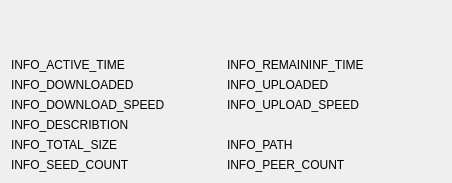
               <widget class="QWidget" name="tab">
                <property name="mouseTracking">
                 <bool>true</bool>
                </property>
                <attribute name="title">
                 <string>TAB_INFO</string>
                </attribute>
                <layout class="QGridLayout" name="gridLayout_4" columnminimumwidth="50,50,50,50,15">
                 <item row="3" column="0">
                  <widget class="QLabel" name="label_2">
                   <property name="text">
                    <string>INFO_DOWNLOADED</string>
                   </property>
                  </widget>
                 </item>
                 <item row="1" column="4">
                  <widget class="QLabel" name="availibilityLabel">
                   <property name="sizePolicy">
                    <sizepolicy hsizetype="Minimum" vsizetype="Preferred">
                     <horstretch>0</horstretch>
                     <verstretch>0</verstretch>
                    </sizepolicy>
                   </property>
                   <property name="maximumSize">
                    <size>
                     <width>50</width>
                     <height>16777215</height>
                    </size>
                   </property>
                   <property name="text">
                    <string/>
                   </property>
                  </widget>
                 </item>
                 <item row="2" column="2">
                  <widget class="QLabel" name="label_7">
                   <property name="text">
                    <string>INFO_REMAININF_TIME</string>
                   </property>
                  </widget>
                 </item>
                 <item row="3" column="1">
                  <widget class="QLabel" name="downloadedBytesLabel">
                   <property name="text">
                    <string/>
                   </property>
                  </widget>
                 </item>
                 <item row="2" column="0">
                  <widget class="QLabel" name="label">
                   <property name="text">
                    <string>INFO_ACTIVE_TIME</string>
                   </property>
                  </widget>
                 </item>
                 <item row="2" column="1">
                  <widget class="QLabel" name="activetimeLabel">
                   <property name="text">
                    <string/>
                   </property>
                  </widget>
                 </item>
                 <item row="3" column="2">
                  <widget class="QLabel" name="label_8">
                   <property name="text">
                    <string>INFO_UPLOADED</string>
                   </property>
                  </widget>
                 </item>
                 <item row="4" column="0">
                  <widget class="QLabel" name="label_3">
                   <property name="text">
                    <string>INFO_DOWNLOAD_SPEED</string>
                   </property>
                  </widget>
                 </item>
                 <item row="4" column="1">
                  <widget class="QLabel" name="downloadSpeedLabel">
                   <property name="text">
                    <string/>
                   </property>
                  </widget>
                 </item>
                 <item row="4" column="2">
                  <widget class="QLabel" name="label_9">
                   <property name="text">
                    <string>INFO_UPLOAD_SPEED</string>
                   </property>
                  </widget>
                 </item>
                 <item row="6" column="2">
                  <widget class="QLabel" name="label_4">
                   <property name="text">
                    <string>INFO_PATH</string>
                   </property>
                  </widget>
                 </item>
                 <item row="6" column="1">
                  <widget class="QLabel" name="totalSizeLabel">
                   <property name="text">
                    <string/>
                   </property>
                  </widget>
                 </item>
                 <item row="6" column="0">
                  <widget class="QLabel" name="label_5">
                   <property name="text">
                    <string>INFO_TOTAL_SIZE</string>
                   </property>
                  </widget>
                 </item>
                 <item row="5" column="0">
                  <widget class="QLabel" name="label_6">
                   <property name="text">
                    <string>INFO_DESCRIBTION</string>
                   </property>
                  </widget>
                 </item>
                 <item row="7" column="2">
                  <widget class="QLabel" name="label_11">
                   <property name="text">
                    <string>INFO_PEER_COUNT</string>
                   </property>
                  </widget>
                 </item>
                 <item row="2" column="3" colspan="2">
                  <widget class="QLabel" name="timeleftLabel">
                   <property name="text">
                    <string/>
                   </property>
                  </widget>
                 </item>
                 <item row="7" column="0">
                  <widget class="QLabel" name="label_10">
                   <property name="text">
                    <string>INFO_SEED_COUNT</string>
                   </property>
                  </widget>
                 </item>
                 <item row="7" column="1">
                  <widget class="QLabel" name="seedCoutLabel">
                   <property name="text">
                    <string/>
                   </property>
                  </widget>
                 </item>
                 <item row="5" column="1" colspan="4">
                  <widget class="QLabel" name="describtionLabel">
                   <property name="maximumSize">
                    <size>
                     <width>16777215</width>
                     <height>16</height>
                    </size>
                   </property>
                   <property name="contextMenuPolicy">
                    <enum>Qt::ActionsContextMenu</enum>
                   </property>
                   <property name="text">
                    <string/>
                   </property>
                   <property name="wordWrap">
                    <bool>true</bool>
                   </property>
                   <property name="openExternalLinks">
                    <bool>true</bool>
                   </property>
                  </widget>
                 </item>
                 <item row="3" column="3" colspan="2">
                  <widget class="QLabel" name="uploadedBytesLabel">
                   <property name="text">
                    <string/>
                   </property>
                  </widget>
                 </item>
                 <item row="4" column="3" colspan="2">
                  <widget class="QLabel" name="uploadSpeedLabel">
                   <property name="text">
                    <string/>
                   </property>
                  </widget>
                 </item>
                 <item row="6" column="3" colspan="2">
                  <widget class="QLabel" name="pathLabel">
                   <property name="text">
                    <string/>
                   </property>
                  </widget>
                 </item>
                 <item row="7" column="3" colspan="2">
                  <widget class="QLabel" name="peerCoutLabel">
                   <property name="text">
                    <string/>
                   </property>
                  </widget>
                 </item>
                 <item row="1" column="0" colspan="4">
                  <widget class="QWidget" name="widget_2" native="true">
                   <property name="sizePolicy">
                    <sizepolicy hsizetype="Expanding" vsizetype="Preferred">
                     <horstretch>0</horstretch>
                     <verstretch>0</verstretch>
                    </sizepolicy>
                   </property>
                   <property name="minimumSize">
                    <size>
                     <width>0</width>
                     <height>15</height>
                    </size>
                   </property>
                  </widget>
                 </item>
                 <item row="0" column="0" colspan="4">
                  <widget class="QWidget" name="widget" native="true">
                   <property name="sizePolicy">
                    <sizepolicy hsizetype="Expanding" vsizetype="Preferred">
                     <horstretch>0</horstretch>
                     <verstretch>0</verstretch>
                    </sizepolicy>
                   </property>
                   <property name="minimumSize">
                    <size>
                     <width>0</width>
                     <height>20</height>
                    </size>
                   </property>
                   <property name="styleSheet">
                    <string notr="true"/>
                   </property>
                  </widget>
                 </item>
                 <item row="0" column="4">
                  <widget class="QLabel" name="progressLabel">
                   <property name="sizePolicy">
                    <sizepolicy hsizetype="Minimum" vsizetype="Preferred">
                     <horstretch>0</horstretch>
                     <verstretch>0</verstretch>
                    </sizepolicy>
                   </property>
                   <property name="maximumSize">
                    <size>
                     <width>50</width>
                     <height>16777215</height>
                    </size>
                   </property>
                   <property name="text">
                    <string/>
                   </property>
                  </widget>
                 </item>
                </layout>
               </widget>
